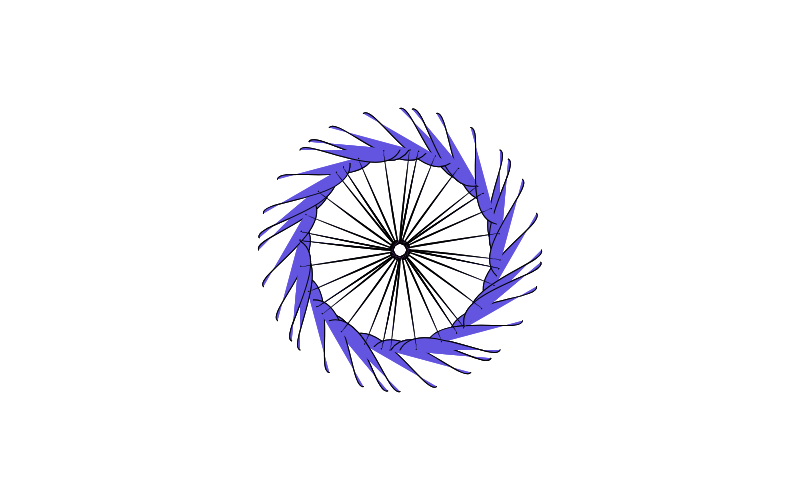
Frame 1 (no input)
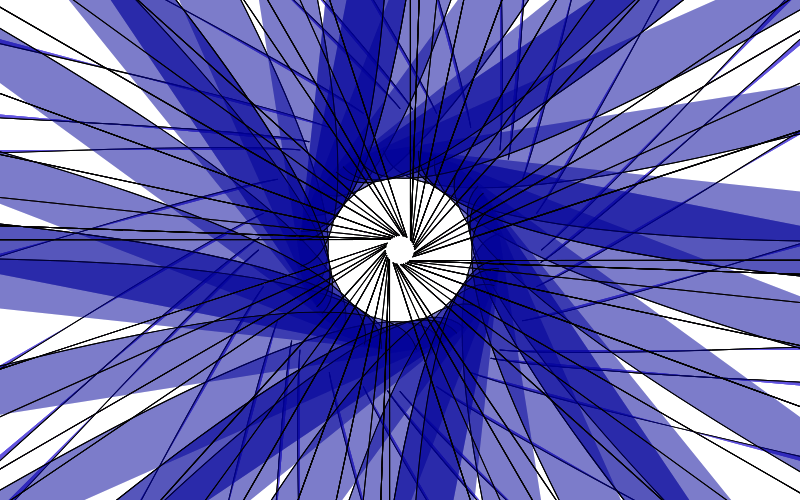
Frame 60 (no input)
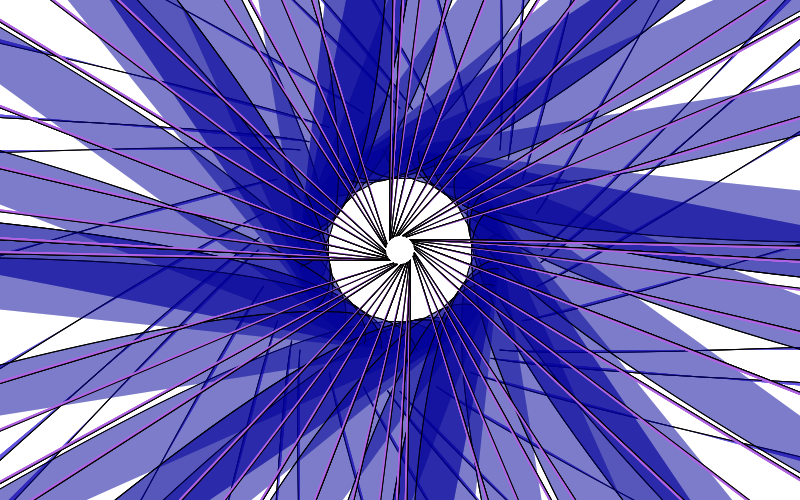
Frame 120 (the mouse pressed at the canvas centre since frame 60)

The p5.js sketch that drew these frames (run headless with seeded random() and noise() and a simulated clock; from frame 60 on, the mouse is pressed at the canvas centre):

// p5.js sketch
// ── sketch.js
var pos;
var slider;

function setup() {
    createCanvas(800, 500);
    angleMode(DEGREES);
    slider = createSlider(1, 7, 0);

    pos = 0.0; // float value uses decimal places
    inc = 3.0;

    pos2 = 0.0; 
    inc2 = 9.0;
}

function draw() {
    clear();

    translate(width/2, height/2);

    var mySinVal = sin(pos)
    var mySinVal2 = sin(pos2)

    amplified = mySinVal * 1000;
    amplified2 = mySinVal2 * 200;

    for (x = 0; x<= 360; x = x + 5) {
        fill("#6355e0"); ; // blue
        curve(30, 20, 100, 100, amplified, 100, amplified2, 300);
        rotate(x);
    }

    for (x = 0; x<= 360; x = x + 5) {
        c = color("hsla(240, 100%, 30%, .3)"); // dark blue
        fill(c)
        curve(0, 10, 10, amplified, 100, 10, amplified, amplified);
        rotate(x);
    }

    for (x = 0; x<= 360; x = x + 2) {
        fill("#b064e3"); // purple
        curve(0, 10, 10, amplified2, amplified, 10, 10, 10);
        rotate(x);
    }

    pos = pos + slider.value();
    pos2 = pos2 + inc;

}
// ── style.css
* {
    background-color: black;
    text-align: center;
    margin: 2rem;
}
